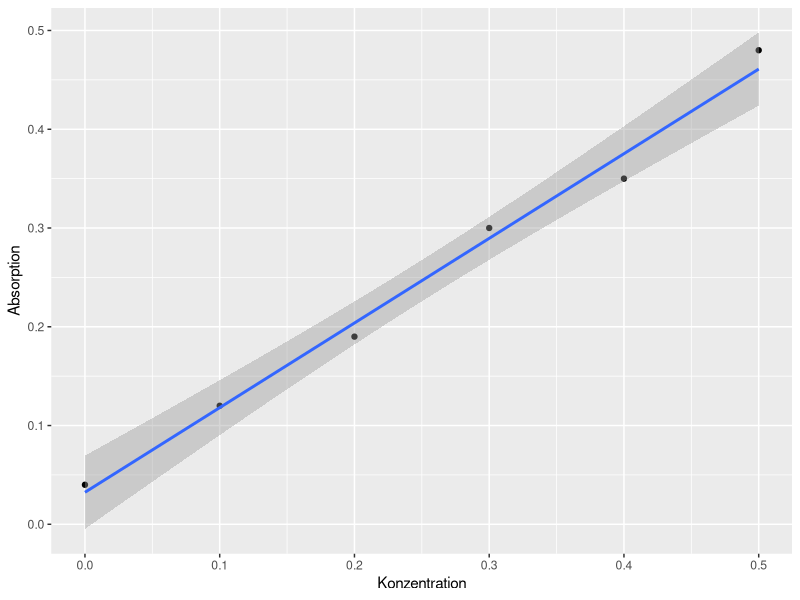
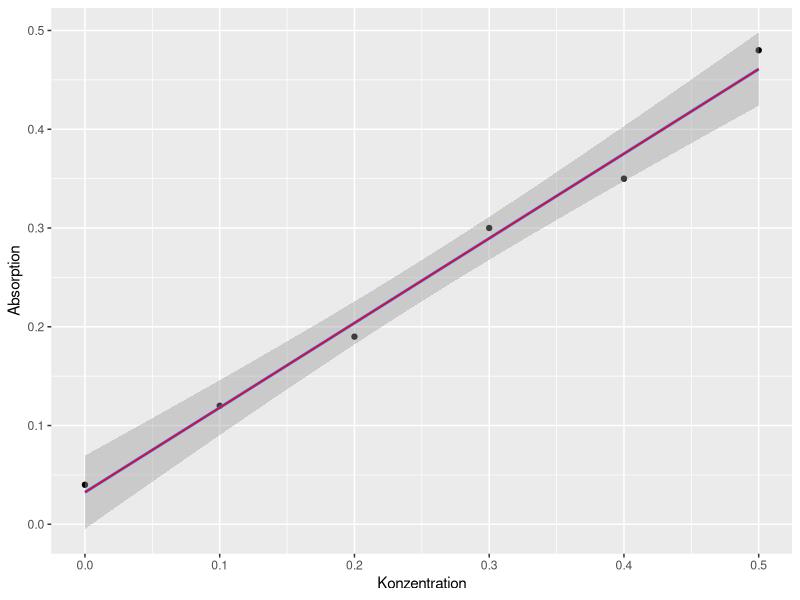
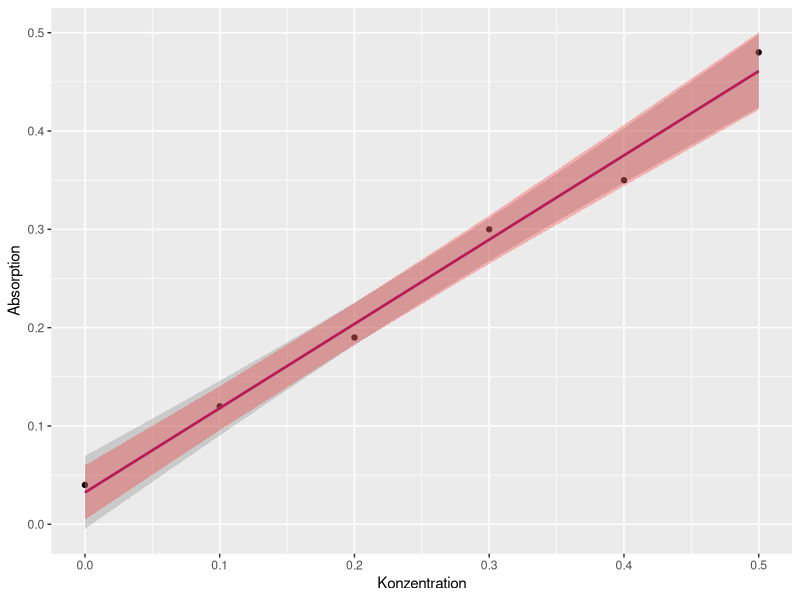
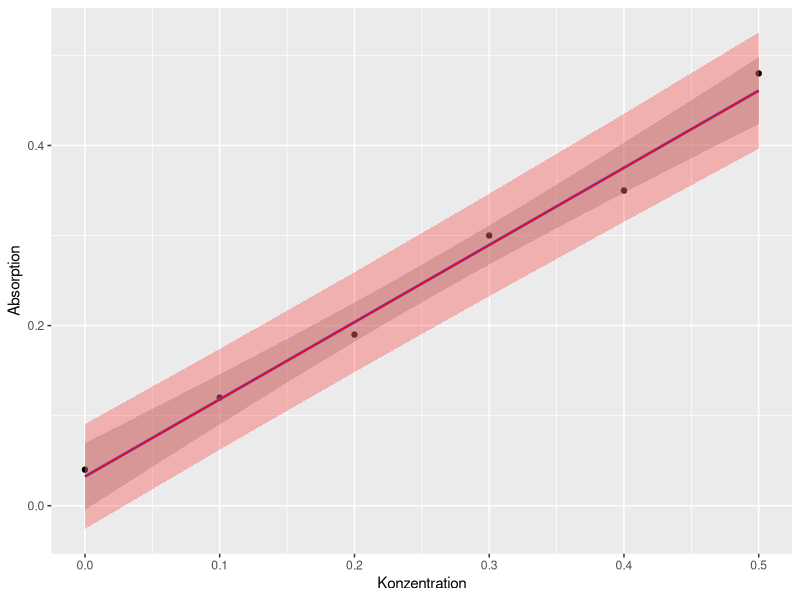

Write R code to recreate these figures, in order.

library(ggplot2)

## Zum Beispiel eine Kalibriergerade
## Messungen per UV-Absorption (y)
## gegen die Konzentration (x)
data_for_lin_reg <- data.frame(Absorption=c(0.04, 0.12, 0.19, 0.30, 0.35, 0.48),
                               Konzentration=c(0, 0.1, 0.2, 0.3, 0.4, 0.5))


print(data_for_lin_reg)


ggplot(data = data_for_lin_reg, aes(x=Konzentration, y=Absorption)) + geom_point() +
  geom_smooth(method = "lm") # Fügt regressionsgerade hinzu

## Unser Modell besteht hier aus der Annahme, dass die Absorption proportional mit der Konzentraiton
## zunimmt. Das Modell besteht also aus der Steigung und die durch Eigenabsorption
## des Lösungsmittels verursachten y-Achsenabschnitt. 
## Die einzige unabhängige Variable hier ist die Konzentration, die 
## Modellparameter m (Steigung) und b (Achsenabschnitt) werden im Vektor 'par' 
## zusammengefasst

## => f(Konzentration|par) = m * Konzentration + b

## Das mathematische Modell wird in R mit Hilfe einer 'function' definiert

model <- function(Konzentration, par) {
  
  m <- par[1]
  b <- par[2]
  
  return(m*Konzentration+b) ## Vorhersage der Absorption anhand der Konzentration
  
}

## Wie finden wir die Modellparameter für die 'beste' Geradengleichung heraus?
## => Optimieren der Objektiven Funktion
## Die Objektive Funktion stellt ein Maß dafür dar, wie 'gut' die gemessenen Daten zu einem
## parameterset par (THETA) passen

obj_func <- function(Daten, par) {
  
  Absorption <- Daten$Absorption         ## y1,...,i
  Konzentration <- Daten$Konzentration   ## x1,...,i
  
  ob_func_value <- sum( (Absorption-model(Konzentration,par))^2 ) # Quadrierte Abweichung von gemessener Absorption 
                                                                  # soll minimiert werden
                                                                  # damit negative differenzen auch 'bestraft' werden
                                                                  # => Quadrieren
  return(ob_func_value)
}     


## Jetzt rufen wir R auf um die obj_func zu minimieren
## => Finde den Satz von parametern 'par', der die Quadrierte Abweichung von Gemessenem zu Berechnetem Wert 
## minimiert => Maximum-Likelihood-Schätzer für 'par'

fit <- optim(par = c(m=1,b=0),
             fn = obj_func,
             Daten=data_for_lin_reg)

par_hat <- fit$par


print(par_hat)

## mit diesen Parametern können wir nun die Regressionsgerade erstellen


data_with_lin_reg <- data_for_lin_reg

## Neue Spalte anfügen

data_with_lin_reg$berechnete_Absorption <- model(data_with_lin_reg$Konzentration, par_hat)


print(data_with_lin_reg)

ggplot(data = data_with_lin_reg, aes(x=Konzentration, y=Absorption)) + geom_point() +
  geom_smooth(method = "lm") + # Fügt automatische Regressionsgerade hinzu
  geom_line(aes(x=Konzentration, y=berechnete_Absorption), colour="red") 

## liegt genau auf der von R erstellten Regressionsgeraden!

## Wie genau bekommen wir allerdings die Konfidenzintervalle?
## Man benötigt die Standardfehler der geschätzten parameter 'par_hat'



## Dazu lassen wir uns praktischerweise die hessian Matrix gleich mitberechnen


fit_with_hessian <- optim(par = c(m=1,b=0),
                    fn = obj_func,
                    Daten=data_for_lin_reg,
                    hessian = TRUE) ## Berechne diese Matrix

print(fit_with_hessian$hessian)


## Wir benötigen außerdem die residuelle Varianz


## Berechnung der residuellen Varianz Maximum likelihood (Zur Minimierung wurde OLS verwendet)
sig2 <- fit$value/(nrow(data_for_lin_reg)-2) ## Abzug von zwei (Modellparametern) ## von den Freiheitsgeraden

print(sig2)

var_cov_mat <- solve(fit_with_hessian$hessian/(2*sig2))

RSE <- sqrt(diag(var_cov_mat))/par_hat*100

RSE

SE <- sqrt(diag(var_cov_mat))

SE

CI_95_oberes <- par_hat + 1.96*sqrt(diag(var_cov_mat))
CI_95_unteres <- par_hat - 1.96*sqrt(diag(var_cov_mat))



print(paste("Ermittelte Steigung:", 
            round(par_hat[1], 5), 
            "(95% KI:", 
            round(CI_95_unteres[1], 5),
            "-", 
            round(CI_95_oberes[1], 5),
            "), SE:", 
            round(SE[1], 5)
            
            )
      )

print(paste("Ermittelter Achsenabschnitt:", 
            round(par_hat[2], 5), 
            "(95% KI:", 
            round(CI_95_unteres[2], 5),
            "-", 
            round(CI_95_oberes[2], 5),
            "), SE:", 
            round(SE[2], 5)
            
            )
      )

print(paste("Residueller Standardfehler:", round(sqrt(sig2),5) ))


## Vergleiche mit der bereits in R hinterlegten Methode zur
## linearen Regression

automatic_fit <- lm(data = data_for_lin_reg, formula = Absorption~Konzentration)

summary(automatic_fit)


## Hier die Konfidenzintervalle für die Grundgesamtheit

data_with_lin_reg_with_CI <- data_with_lin_reg

se_a <- function(x, x_2, mean, n, sig2) {
  
  return(sqrt(sig2*(1/n+(x-mean)^2/(x_2) )))
  
}



data_with_lin_reg_with_CI$CI_Absorption_low <- data_with_lin_reg_with_CI$berechnete_Absorption+se_a(data_with_lin_reg_with_CI$Konzentration, 
                                                                                                      mean(data_with_lin_reg_with_CI$Konzentration), 
                                                                                                      sum((data_with_lin_reg_with_CI$Konzentration-mean(data_with_lin_reg_with_CI$Konzentration))^2),
                                                                                                      nrow(data_with_lin_reg_with_CI), sig2) * qt(0.975, df=4)
data_with_lin_reg_with_CI$CI_Absorption_high <- data_with_lin_reg_with_CI$berechnete_Absorption- se_a(data_with_lin_reg_with_CI$Konzentration, 
                                                                                                       mean(data_with_lin_reg_with_CI$Konzentration), 
                                                                                                       sum((data_with_lin_reg_with_CI$Konzentration-mean(data_with_lin_reg_with_CI$Konzentration))^2),
                                                                                                       nrow(data_with_lin_reg_with_CI), sig2)* qt(0.975, df=4)


print(data_with_lin_reg_with_CI)

## Darstellung
ggplot(data = data_with_lin_reg_with_CI, aes(x=Konzentration, y=Absorption)) + geom_point() +
  geom_smooth(method = "lm") + # Fügt automatische Regressionsgerade hinzu
  geom_line(aes(x=Konzentration, y=berechnete_Absorption), colour="red") +
  geom_ribbon(aes(x=Konzentration, ymin=CI_Absorption_low, ymax=CI_Absorption_high), fill="red", alpha=0.25)



### Konfidenzintervall für zukünftige Beobachtungen


se_b <- function(x, x_2, mean, n, sig2) {
  
  return(sqrt(sig2*(1+1/n+(x-mean)^2/(x_2) )))
  
}



data_with_lin_reg_with_CI$CI_Absorption_low <- data_with_lin_reg_with_CI$berechnete_Absorption+se_b(data_with_lin_reg_with_CI$Konzentration, 
                                                                                                     mean(data_with_lin_reg_with_CI$Konzentration), 
                                                                                                     sum((data_with_lin_reg_with_CI$Konzentration-mean(data_with_lin_reg_with_CI$Konzentration))^2),
                                                                                                     nrow(data_with_lin_reg_with_CI), sig2) * qt(0.975, df=4)
data_with_lin_reg_with_CI$CI_Absorption_high <- data_with_lin_reg_with_CI$berechnete_Absorption- se_b(data_with_lin_reg_with_CI$Konzentration, 
                                                                                                       mean(data_with_lin_reg_with_CI$Konzentration), 
                                                                                                       sum((data_with_lin_reg_with_CI$Konzentration-mean(data_with_lin_reg_with_CI$Konzentration))^2),
                                                                                                       nrow(data_with_lin_reg_with_CI), sig2)* qt(0.975, df=4)


print(data_with_lin_reg_with_CI)

## Darstellung
ggplot(data = data_with_lin_reg_with_CI, aes(x=Konzentration, y=Absorption)) + geom_point() +
  geom_smooth(method = "lm") + # Fügt automatische Regressionsgerade hinzu
  geom_line(aes(x=Konzentration, y=berechnete_Absorption), colour="red") +
  geom_ribbon(aes(x=Konzentration, ymin=CI_Absorption_low, ymax=CI_Absorption_high), fill="red", alpha=0.25)



      